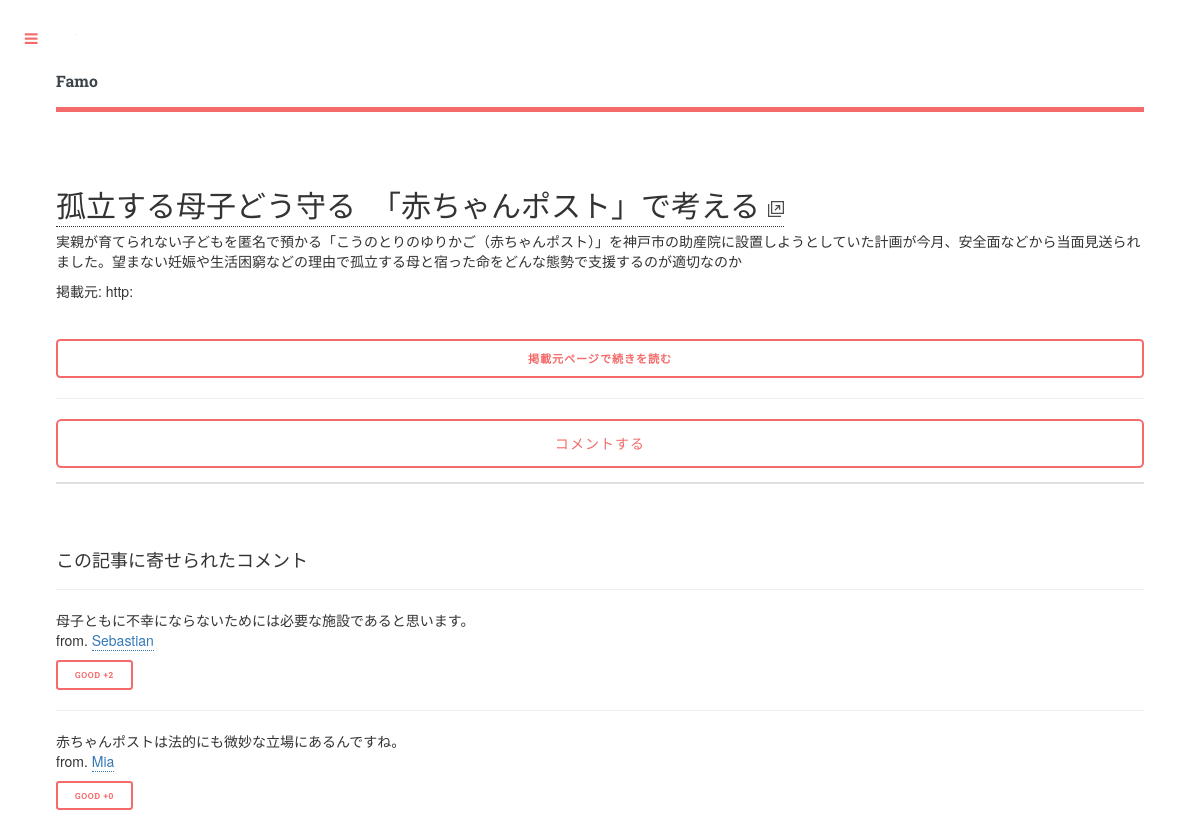
/articles/1/, run on the app's committed database.
### articles/models.py (models this page shows, shortened)
class Article(models.Model):
    def get_domain(self):
        return self.url.split('/')[0]
    title = models.CharField(default='', max_length=100)
    url = models.URLField(default='')
    preface = models.CharField(default='', max_length=300)
    img_url = models.URLField(null=True)
    hits = models.IntegerField(default=0)
    registered_date = models.DateTimeField(auto_now=True)

class Comment(models.Model):
    content = models.CharField(default=0, max_length=500)
    user = models.ForeignKey(FamoUser)
    good_rators = models.ManyToManyField(FamoUser, related_name='comments')
    article = models.ForeignKey(Article)

### accounts/models.py (models this page shows)
class FamoUser(AbstractUser):
    birth_date = models.DateField(null=True)
    registered_date = models.DateField(auto_now_add=True, null=True)
    sex = models.IntegerField(null=True)    # add a limit_choices_to
    job = models.IntegerField(null=True)    # add a limit_choices_to
    introduction = models.TextField(default='')
    follows = models.ManyToManyField('self', symmetrical=None)

### articles/views.py (the view)
# urls.py: url(r'^(?P<article_id>\d+)/$', views.detail, name='detail'),
def detail(request, article_id):
    article = get_object_or_404(Article, id=article_id)
    article.hits += 1
    article.save()
    comments = article.comment_set.all()
    context = {'article': article, 'comments': comments}
    return render(request, 'articles/detail.html', context)

### articles/templatetags/articles_extras.py (called while the page is built)
@register.filter
def count_good_rators(comment):
    return comment.good_rators.count()

@register.filter
def is_evaluated(comment, user):
    if comment.good_rators.filter(username=user.username).exists():
        return True
    else:
        return False

@register.filter
def complete_url(url):
    return ''.join(['http://', url])

@register.inclusion_tag('articles/comment_node.html')
def comment_node(comment):
    return {'comment': comment}

@register.inclusion_tag('articles/article_node.html')
def article_node(article):
    return {'article': article}

@register.inclusion_tag('articles/article_origin_button.html')
def article_origin_button(article):
    return {'article': article}

### commons/templatetags/commons_extras.py (called while the page is built)
@register.filter
def get_categories(num=30):
    return Category.objects.order_by('name')[:num]

@register.inclusion_tag('commons/login_modal.html')
def login_modal():
    return {'login_form': AuthenticationForm()}

@register.inclusion_tag('commons/search_form.html')
def search_form():
    search_form = SearchForm(prefix='search')
    return {'search_form': search_form}

### counsel/models.py (called while the page is built)
    def __str__(self):
        return self.name

### articles/templates/articles/detail.html (shortened to what this page needs)
{% extends 'commons/base.html' %}
{% load static %}
{% load commons_extras %}
{% load articles_extras %}
{% block extend_head %}
<link rel="stylesheet" href="https://maxcdn.bootstrapcdn.com/bootstrap/3.3.7/css/bootstrap.min.css">
{% endblock extend_head %}
{% block content %}
{% article_node article %}
{% article_origin_button article %}
<hr>
<button type="button" class="fit" data-toggle="modal" data-target="#{% if request.user.username %}CommentModal{% else %}loginModal{% endif %}" id="command">コメントする</button>
<section id="commentList">
  <h4>この記事に寄せられたコメント</h4>
  {% if comments %}
    {% for comment in comments %}
  <hr>
  <article id="comment{{ comment.id }}">
    {% comment_node comment %}
  </article>
  <button type="button" class="button {% if comment|is_evaluated:request.user %}special {% endif %}small" id="good_button{{ comment.id }}">Good +{{ comment|count_good_rators }}</button>
    {% endfor %}
  {% else %}
    <p>まだコメントがありません。</p>
  {% endif %}
</section>
{% endblock content %}

### articles/templates/articles/article_node.html
{% load static %}
{% load articles_extras %}
<section id="article_{{ article.id }}">
  <h2><a href="{{ article.url|complete_url }}" target="_blank">{{ article.title }} <img src="{% static 'commons/images/external_link.png' %}"></a></h2>
  <p>{{ article.preface }}<p>
  <p>掲載元: {{ article.get_domain }}</p>
</section>

### articles/templates/articles/comment_node.html
{% load static %}
{{ comment.content }}
<p>from. <a href="{% url 'portfolio:user' comment.user %}">{{ comment.user.username }}</a></p>

### commons/static/commons/assets/css/main.css (style rules this page uses)
html, body, div, span, applet, object, iframe, h1, h2, h3, h4, h5, h6, p, blockquote, pre, a, abbr, acronym, address, big, cite, code, del, dfn, em, img, ins, kbd, q, s, samp, small, strike, strong, sub, sup, tt, var, b, u, i, center, dl, dt, dd, ol, ul, li, fieldset, form, label, legend, table, caption, tbody, tfoot, thead, tr, th, td, article, aside, canvas, details, embed, figure, figcaption, footer, header, hgroup, menu, nav, output, ruby, section, summary, time, mark, audio, video { margin: 0; padding: 0; border: 0; font-size: 100%; font: inherit; vertical-align: baseline; }
article, aside, details, figcaption, figure, footer, header, hgroup, menu, nav, section { display: block; }
body { line-height: 1; }
body { -webkit-text-size-adjust: none; }
*, *:before, *:after { -moz-box-sizing: border-box; -webkit-box-sizing: border-box; box-sizing: border-box; }
body { -ms-overflow-style: scrollbar; }
body { background: #ffffff; }
body, input, select, textarea { color: #7f888f; font-family: "Open Sans", sans-serif; font-size: 13pt; font-weight: 400; line-height: 1.65; }
@media screen and (max-width: 1680px) { body, input, select, textarea { font-size: 11pt; } }
@media screen and (max-width: 1280px) { body, input, select, textarea { font-size: 10pt; } }
a { -moz-transition: color 0.2s ease-in-out, border-bottom-color 0.2s ease-in-out; -webkit-transition: color 0.2s ease-in-out, border-bottom-color 0.2s ease-in-out; -ms-transition: color 0.2s ease-in-out, border-bottom-color 0.2s ease-in-out; transition: color 0.2s ease-in-out, border-bottom-color 0.2s ease-in-out; border-bottom: dotted 1px; color: #f56a6a; text-decoration: none; }
p { margin: 0 0 2em 0; }
h1, h2, h3, h4, h5, h6 { color: #3d4449; font-family: "Roboto Slab", serif; font-weight: 700; line-height: 1.5; margin: 0 0 1em 0; }
h1 a, h2 a, h3 a, h4 a, h5 a, h6 a { color: inherit; text-decoration: none; }
h2 { font-size: 1.75em; }
h4 { font-size: 1.1em; }
hr { border: 0; border-bottom: solid 1px rgba(210, 215, 217, 0.75); margin: 2em 0; }
input[type="submit"], input[type="reset"], input[type="button"], button, .button { -moz-appearance: none; -webkit-appearance: none; -ms-appearance: none; appearance: none; -moz-transition: background-color 0.2s ease-in-out, color 0.2s ease-in-out; -webkit-transition: background-color 0.2s ease-in-out, color 0.2s ease-in-out; -ms-transition: background-color 0.2s ease-in-out, color 0.2s ease-in-out; transition: background-color 0.2s ease-in-out, color 0.2s ease-in-out; background-color: transparent; border-radius: 0.375em; border: 0; box-shadow: inset 0 0 0 2px #f56a6a; color: #f56a6a !important; cursor: pointer; display: inline-block; font-family: "Roboto Slab", serif; font-size: 0.8em; font-weight: 700; height: 3.5em; letter-spacing: 0.075em; line-height: 3.5em; padding: 0 2.25em; text-align: center; text-decoration: none; text-transform: uppercase; white-space: nowrap; }
input[type="submit"].fit, input[type="reset"].fit, input[type="button"].fit, button.fit, .button.fit { display: block; margin: 0 0 1em 0; width: 100%; }
input[type="submit"].small, input[type="reset"].small, input[type="button"].small, button.small, .button.small { font-size: 0.6em; }
#main > .inner > section { padding: 6em 0 4em 0 ; border-top: solid 2px rgba(210, 215, 217, 0.75); }
#main > .inner > section:first-of-type { border-top: 0 !important; }
@media screen and (max-width: 1680px) { #main > .inner > section { padding: 5em 0 3em 0 ; } }
@media screen and (max-width: 1280px) { #main > .inner > section { padding: 4em 0 2em 0 ; } }

### data on the page
Article: title "孤立する母子どう守る 「赤ちゃんポスト」で考える", preface "実親が育てられない子どもを匿名で預かる「こうのとりのゆりかご（赤ちゃんポスト）」を神戸市の助産院に設置しようとしていた計画が今月、安全面などから当面見送られました。望まない妊娠や生活困窮などの理由で孤立する母と宿った命をどんな態勢で支援するのが適切なのか", get_domain "http:"
Comment: content "母子ともに不幸にならないためには必要な施設であると思います。", user.username "Sebastian", id "2"
Comment: content "赤ちゃんポストは法的にも微妙な立場にあるんですね。", user.username "Mia", id "0"
